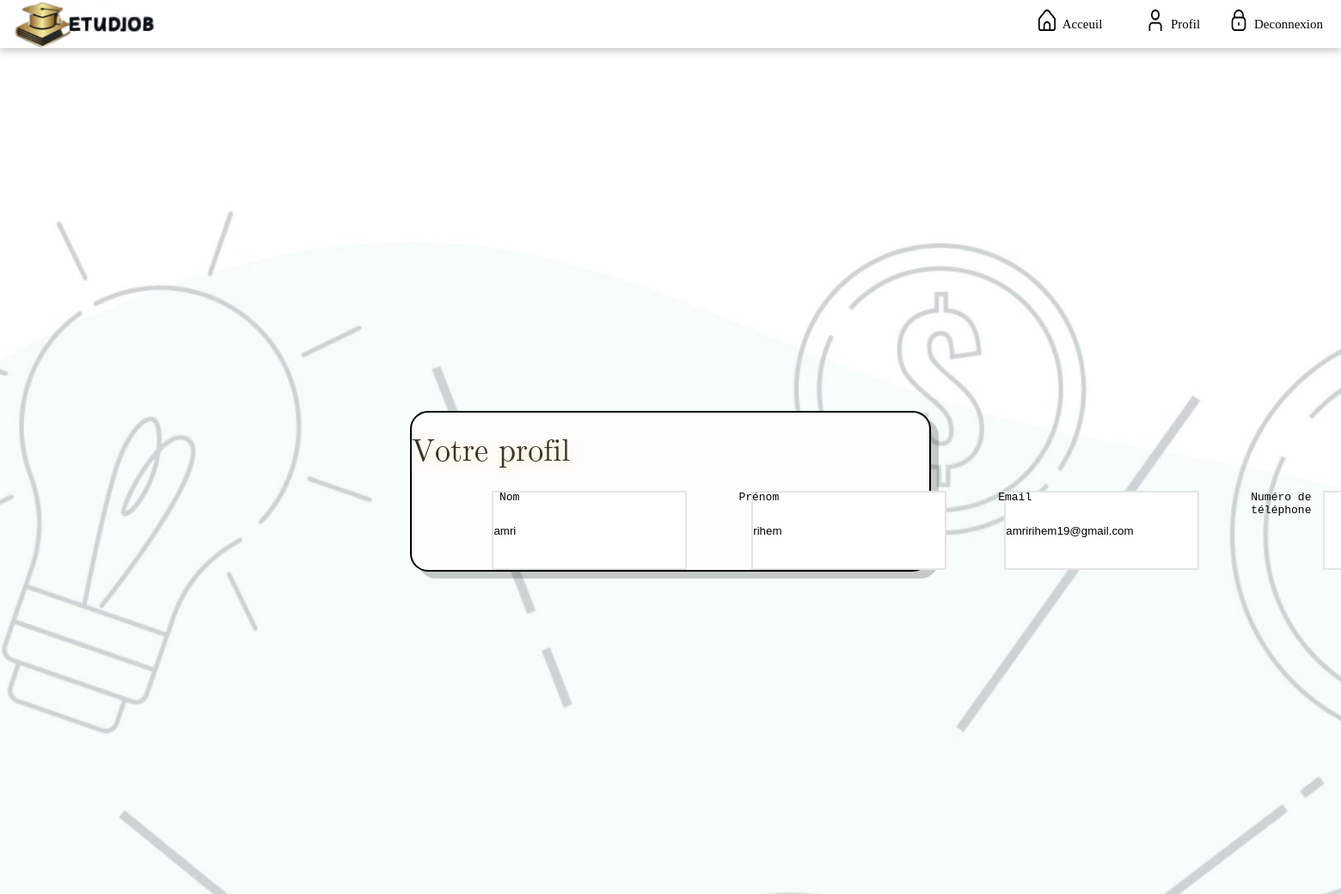
Before: /modifierProfil.php (signed in) with the older database file.
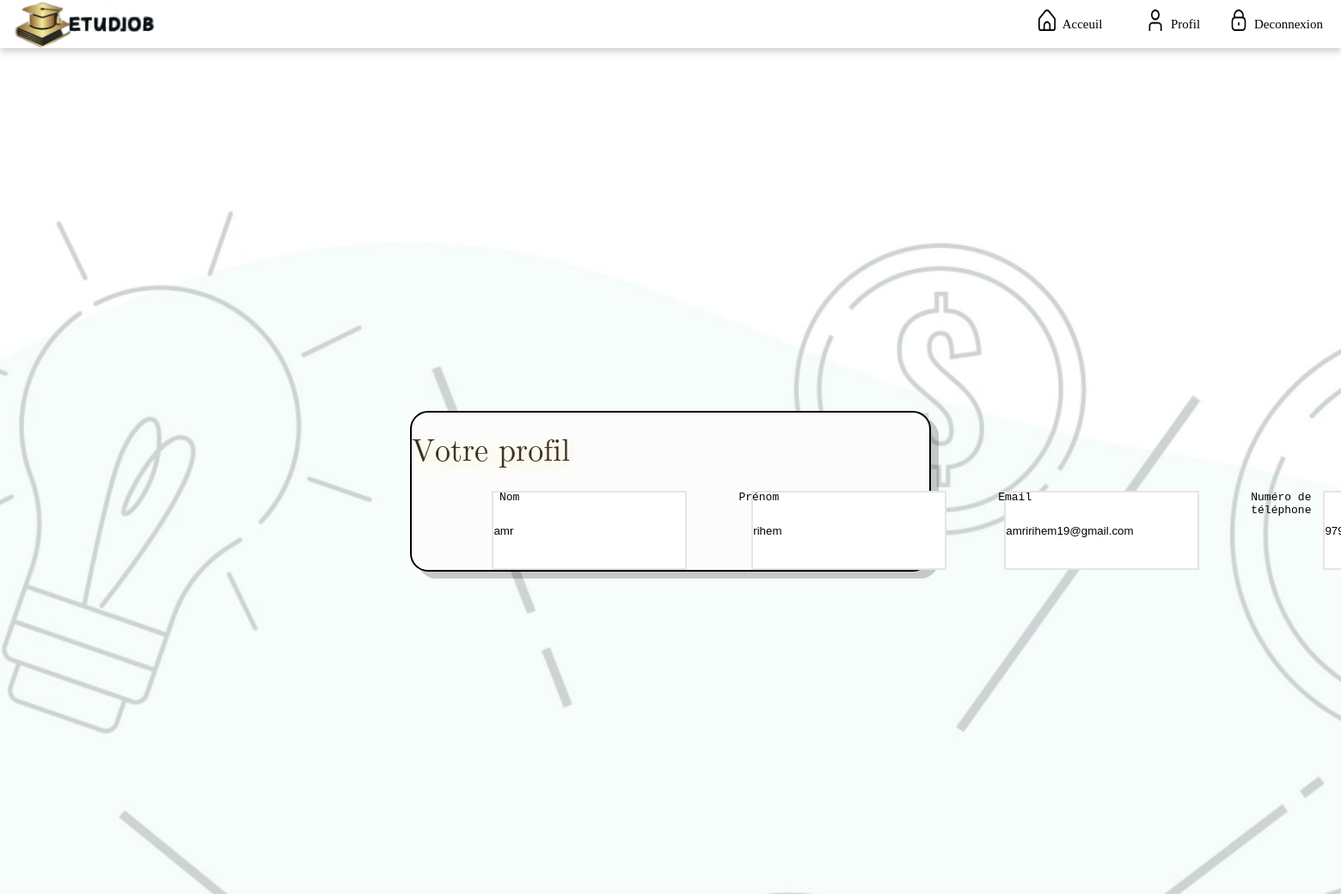
After: the same page with the newer database file.
### tables this page shows
CREATE TABLE `user` (
  `id_user` int(11) NOT NULL,
  `nom` varchar(30) NOT NULL,
  `prenom` varchar(30) NOT NULL,
  `email` varchar(30) NOT NULL,
  `pwd` varchar(30) NOT NULL,
  `genre` varchar(10) NOT NULL,
  `datenaiss` date NOT NULL,
  `role` varchar(10) NOT NULL,
  `niveau` varchar(50) NOT NULL,
  `etablisement` varchar(50) NOT NULL,
  `descrip` text NOT NULL,
  `tel` varchar(8) NOT NULL
);

### modifierProfil.php (the view, shortened to what this page needs)
<?php
if (isset($_SESSION['id_user']) && !empty($_SESSION['id_user'])) {
    $user_id = $_SESSION['id_user'];
        $serveur = "localhost";
    $utilisateur = "root";
    $mot_de_passe = "";
    $base_de_donnees = "etudjobweb";
    $connexion = mysqli_connect($serveur, $utilisateur, $mot_de_passe, $base_de_donnees);
    $query = "SELECT * FROM user WHERE id_user = $user_id";
    $resultat = mysqli_query($connexion, $query);
    if ($resultat) {
        $utilisateur = mysqli_fetch_assoc($resultat);
    } else {
    }
} else {
    header("Location: login.php");
    exit();
}
?>
<!DOCTYPE html>
<html lang="en">
<head>
  <link rel="stylesheet" href="profil.css">
</head>
<body>
  <div class="background">
    <div class="navbar">
      <header class="header">
          <img src="../PROJETWEB/img/etud.png" alt="" class="logo">
          <ul class="navlist">
          <li class="navitem">
              <a href="etudiant.html" class="link">
              <img src="../PROJETWEB/img/maison.png" alt="Acceuil" class="icon">
              <p class="picon">Acceuil</p>
              </a>
          </li>
          <li class="navitem">
              <a href="profil.html" class="link">
              <img src="../PROJETWEB/img/utilisateur.png" alt="Save Offres" class="icon">
              <p class="picon">Profil</p>
              </a>
          </li>
          <li class="navitem">
              <a href="Acceuil.html" class="link">
              <img src="../PROJETWEB/img/bloquer.png" alt="Log Out" class="icon">
              <p class="picon">Deconnexion</p>
              </a>
          </li>
          </ul>
      </header>
  </div>
    <div class="loginbody">
      <div class="tabcontent">
        <form class="mef" name='f1' action="modifier.php" method="post">
          <p class="p1inscrit">Votre profil</p>
          <div class="labelinput1">
          <div class="labelinput1">
            <label for="nom" class="nom">Nom</label>
            <input type="text" id="nom" name="nom" value="<?php echo $utilisateur['nom']; ?>" class="inputinscrit1"   >
          </div><br>
          <div class="labelinput1">
            <label for="prenom" class="prenom">Prénom</label>
            <input type="text" id="prenom"  name="prenom" value="<?php echo $utilisateur['prenom']; ?>" class="inputinscrit1"   >
          </div>
          <div class="labelinput1">
            <label for="email" class="email">Email</label>
            <input type="text" id="email" name="email" value="<?php echo $utilisateur['email']; ?>" class="inputinscrit1"   >
          </div>
          <div class="labelinput1">
            <label for="tel" class="tel">Numéro de téléphone</label>
            <input type="text" id="tel" name="tel" value="<?php echo $utilisateur['tel']; ?>" class="inputinscrit1"   >
          </div>
          </div>
        </form>
      </div>
    </div>
  </div>
</body>
</html>

Changed rows visible on the page:
changed user "rihem": nom "amri" → "amr"; tel (not shown) → "97993774"
